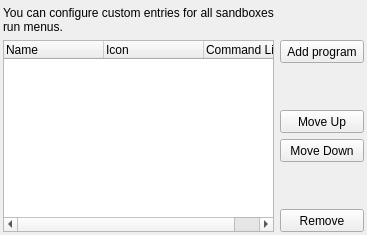
           <widget class="QWidget" name="tabRun">
            <attribute name="title">
             <string>Run Menu</string>
            </attribute>
            <layout class="QGridLayout" name="gridLayout_22">
             <property name="leftMargin">
              <number>3</number>
             </property>
             <property name="topMargin">
              <number>6</number>
             </property>
             <property name="rightMargin">
              <number>3</number>
             </property>
             <property name="bottomMargin">
              <number>3</number>
             </property>
             <item row="1" column="0" rowspan="6">
              <widget class="QTreeWidget" name="treeRun">
               <property name="sortingEnabled">
                <bool>false</bool>
               </property>
               <column>
                <property name="text">
                 <string>Name</string>
                </property>
               </column>
               <column>
                <property name="text">
                 <string>Icon</string>
                </property>
               </column>
               <column>
                <property name="text">
                 <string>Command Line</string>
                </property>
               </column>
              </widget>
             </item>
             <item row="1" column="1">
              <widget class="QToolButton" name="btnAddCmd">
               <property name="sizePolicy">
                <sizepolicy hsizetype="Preferred" vsizetype="Fixed">
                 <horstretch>0</horstretch>
                 <verstretch>0</verstretch>
                </sizepolicy>
               </property>
               <property name="minimumSize">
                <size>
                 <width>0</width>
                 <height>23</height>
                </size>
               </property>
               <property name="text">
                <string>Add program</string>
               </property>
              </widget>
             </item>
             <item row="2" column="1">
              <spacer name="verticalSpacer_15">
               <property name="orientation">
                <enum>Qt::Vertical</enum>
               </property>
               <property name="sizeHint" stdset="0">
                <size>
                 <width>20</width>
                 <height>40</height>
                </size>
               </property>
              </spacer>
             </item>
             <item row="3" column="1">
              <widget class="QToolButton" name="btnCmdUp">
               <property name="sizePolicy">
                <sizepolicy hsizetype="Preferred" vsizetype="Fixed">
                 <horstretch>0</horstretch>
                 <verstretch>0</verstretch>
                </sizepolicy>
               </property>
               <property name="minimumSize">
                <size>
                 <width>0</width>
                 <height>23</height>
                </size>
               </property>
               <property name="text">
                <string>Move Up</string>
               </property>
              </widget>
             </item>
             <item row="4" column="1">
              <widget class="QToolButton" name="btnCmdDown">
               <property name="sizePolicy">
                <sizepolicy hsizetype="Preferred" vsizetype="Fixed">
                 <horstretch>0</horstretch>
                 <verstretch>0</verstretch>
                </sizepolicy>
               </property>
               <property name="minimumSize">
                <size>
                 <width>0</width>
                 <height>23</height>
                </size>
               </property>
               <property name="text">
                <string>Move Down</string>
               </property>
              </widget>
             </item>
             <item row="0" column="0">
              <widget class="QLabel" name="label_8">
               <property name="text">
                <string>You can configure custom entries for all sandboxes run menus.</string>
               </property>
               <property name="wordWrap">
                <bool>true</bool>
               </property>
              </widget>
             </item>
             <item row="6" column="1">
              <widget class="QToolButton" name="btnDelCmd">
               <property name="sizePolicy">
                <sizepolicy hsizetype="Preferred" vsizetype="Fixed">
                 <horstretch>0</horstretch>
                 <verstretch>0</verstretch>
                </sizepolicy>
               </property>
               <property name="minimumSize">
                <size>
                 <width>0</width>
                 <height>23</height>
                </size>
               </property>
               <property name="text">
                <string>Remove</string>
               </property>
              </widget>
             </item>
             <item row="5" column="1">
              <spacer name="verticalSpacer_16">
               <property name="orientation">
                <enum>Qt::Vertical</enum>
               </property>
               <property name="sizeHint" stdset="0">
                <size>
                 <width>20</width>
                 <height>40</height>
                </size>
               </property>
              </spacer>
             </item>
            </layout>
           </widget>
